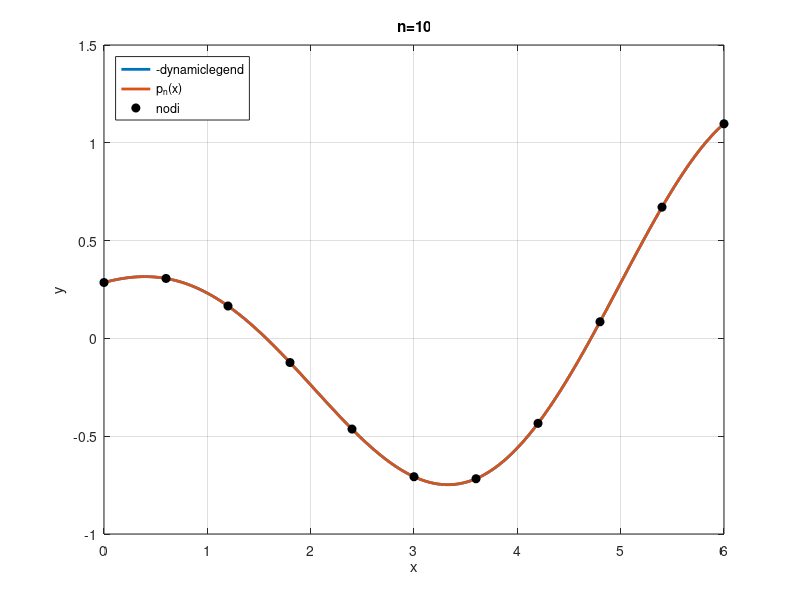
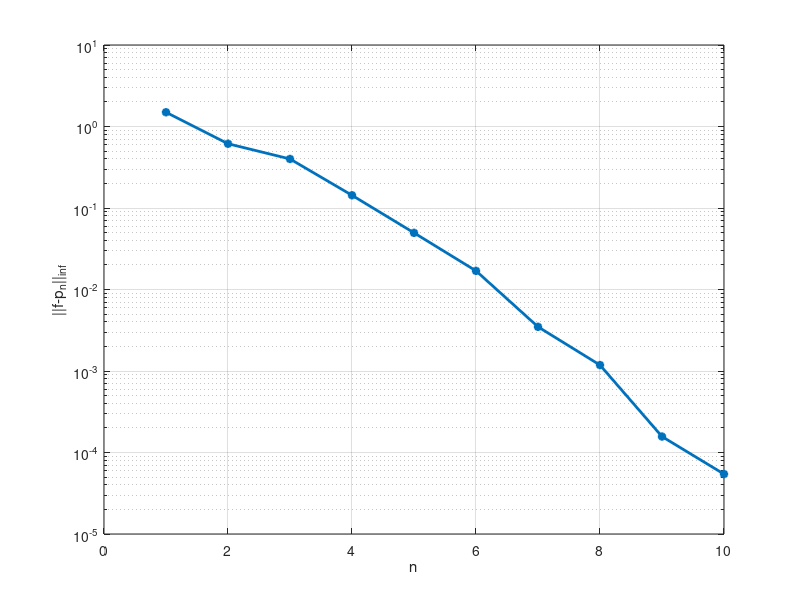

Recreate these plots in MATLAB, in order.
% es1 interpolazione di funzioni

% definisco i dati
f=@(x)(x+2)/7.*cos(x);
xa=0; xb=6;

% definisco il vettore x1 per calcolare l'errrore e disegnare
x1=linspace(xa,xb,200);
% valuto f nei nodi x1
f1=f(x1);
ERR=[];  % vettore che conterra' gli errori al variare di n
for n=1:10
    % calcolo i nodi di interpolazione (equispaziati)
    x=linspace(xa,xb,n+1)';
    % valuto f nei nodi di interpolazione
    y=f(x);
    % calcolo l'interpolatore di Lagrange globale con matrice Vander
    X=vander(x);
    a=X\y;
    % valuto il polinomio nei nodi x1
    y1=polyval(a,x1);

    % rappresento graficamente f, i nodi di interpolazione eil pol.
    figure(1); clf
    plot(x1,f1,'Linewidth',2,'Displayname','f(x)')
    legend('-dynamiclegend','Location','northwest')
    hold on
    plot(x1,y1,'Linewidth',2,'Displayname','p_n(x)')
    plot(x,y,'ok','MarkerFaceColor','k','Displayname','nodi')
    grid on
    xlabel('x')
    ylabel('y')
    title(['n=',num2str(n)])
    % calcolo l'errore
    err=max(abs(f1-y1));   % err=norm(f1-y1,'inf')
    ERR=[ERR,err];
    pause
end

%% rappresento in un grafico tutti gli errori
figure(2); clf
semilogy((1:10), ERR, '-*','Linewidth',2)
grid on
xlabel('n')
ylabel('||f-p_n||_{inf}')
